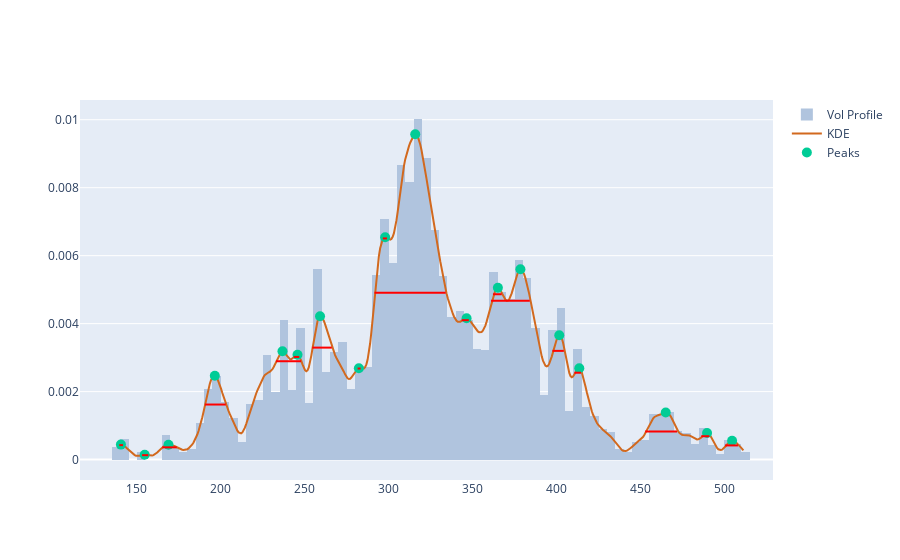

Notebook source saved alongside this figure:
### Code cell
# Peak Width
width_range=1
peaks, peak_props = signal.find_peaks(kdy, prominence=0.00001, width=width_range)

left_ips = peak_props['left_ips']
right_ips = peak_props['right_ips']
width_x0 = xr.min() + (left_ips * ticks_per_sample)
width_x1 = xr.min() + (right_ips * ticks_per_sample)
width_y = peak_props['width_heights']

fig = get_dist_plot(lulu.Close, lulu.Volume, xr, kdy)
fig.add_trace(go.Scatter(name='Peaks', x=pkx, y=pky, mode='markers', marker=pk_marker_args))

for x0, x1, y in zip(width_x0, width_x1, width_y):
    fig.add_shape(type='line',
        xref='x', yref='y',
        x0=x0, y0=y, x1=x1, y1=y,
        line=dict(
            color='red',
            width=2,
        )
    )
fig.show()

### Figure 1 — Plotly figure (JSON) as saved in the notebook; plotly's stock layout.template omitted (floating-point values rounded to 4 significant figures; data arrays with more than 128 entries replaced by an {"elided": "..."} marker saying what was removed)
{"data": [{"histfunc": "sum", "histnorm": "probability density", "marker": {"color": "#B0C4DE"}, "name": "Vol Profile", "nbinsx": 150, "type": "histogram", "x": {"elided": "1418 float values"}, "y": {"elided": "1418 float values"}}, {"marker": {"color": "#D2691E"}, "mode": "lines", "name": "KDE", "type": "scatter", "x": {"elided": "500 float values"}, "y": {"elided": "500 float values"}}, {"marker": {"size": 10}, "mode": "markers", "name": "Peaks", "type": "scatter", "x": [140.5, 154.6, 168.8, 196.4, 236.7, 245.7, 259.1, 282.2, 297.9, 315.8, 346.4, 365.1, 378.5, 401.6, 413.5, 465.0, 489.7, 504.6], "y": [0.0004418, 0.0001428, 0.0004366, 0.002469, 0.003188, 0.003087, 0.00422, 0.002689, 0.006542, 0.009574, 0.004158, 0.005053, 0.005601, 0.003657, 0.002687, 0.001388, 0.0007803, 0.0005536]}], "layout": {"shapes": [{"line": {"color": "red", "width": 2}, "type": "line", "x0": 139.5, "x1": 141.7, "xref": "x", "y0": 0.0004263, "y1": 0.0004263, "yref": "y"}, {"line": {"color": "red", "width": 2}, "type": "line", "x0": 153.1, "x1": 156.8, "xref": "x", "y0": 0.0001309, "y1": 0.0001309, "yref": "y"}, {"line": {"color": "red", "width": 2}, "type": "line", "x0": 165.1, "x1": 173.8, "xref": "x", "y0": 0.0003608, "y1": 0.0003608, "yref": "y"}, {"line": {"color": "red", "width": 2}, "type": "line", "x0": 190.5, "x1": 203.0, "xref": "x", "y0": 0.00162, "y1": 0.00162, "yref": "y"}, {"line": {"color": "red", "width": 2}, "type": "line", "x0": 232.8, "x1": 247.8, "xref": "x", "y0": 0.002894, "y1": 0.002894, "yref": "y"}, {"line": {"color": "red", "width": 2}, "type": "line", "x0": 243.4, "x1": 246.7, "xref": "x", "y0": 0.00302, "y1": 0.00302, "yref": "y"}, {"line": {"color": "red", "width": 2}, "type": "line", "x0": 254.5, "x1": 266.1, "xref": "x", "y0": 0.003295, "y1": 0.003295, "yref": "y"}, {"line": {"color": "red", "width": 2}, "type": "line", "x0": 281.5, "x1": 283.3, "xref": "x", "y0": 0.00268, "y1": 0.00268, "yref": "y"}, {"line": {"color": "red", "width": 2}, "type": "line", "x0": 296.5, "x1": 299.0, "xref": "x", "y0": 0.006507, "y1": 0.006507, "yref": "y"}, {"line": {"color": "red", "width": 2}, "type": "line", "x0": 291.5, "x1": 333.9, "xref": "x", "y0": 0.004912, "y1": 0.004912, "yref": "y"}, {"line": {"color": "red", "width": 2}, "type": "line", "x0": 343.5, "x1": 347.7, "xref": "x", "y0": 0.004102, "y1": 0.004102, "yref": "y"}, {"line": {"color": "red", "width": 2}, "type": "line", "x0": 362.1, "x1": 367.3, "xref": "x", "y0": 0.004865, "y1": 0.004865, "yref": "y"}, {"line": {"color": "red", "width": 2}, "type": "line", "x0": 361.0, "x1": 384.0, "xref": "x", "y0": 0.004671, "y1": 0.004671, "yref": "y"}, {"line": {"color": "red", "width": 2}, "type": "line", "x0": 397.6, "x1": 404.3, "xref": "x", "y0": 0.003199, "y1": 0.003199, "yref": "y"}, {"line": {"color": "red", "width": 2}, "type": "line", "x0": 410.6, "x1": 414.6, "xref": "x", "y0": 0.002556, "y1": 0.002556, "yref": "y"}, {"line": {"color": "red", "width": 2}, "type": "line", "x0": 452.8, "x1": 471.8, "xref": "x", "y0": 0.00083, "y1": 0.00083, "yref": "y"}, {"line": {"color": "red", "width": 2}, "type": "line", "x0": 486.2, "x1": 491.1, "xref": "x", "y0": 0.0006872, "y1": 0.0006872, "yref": "y"}, {"line": {"color": "red", "width": 2}, "type": "line", "x0": 500.4, "x1": 508.1, "xref": "x", "y0": 0.0004172, "y1": 0.0004172, "yref": "y"}]}}
